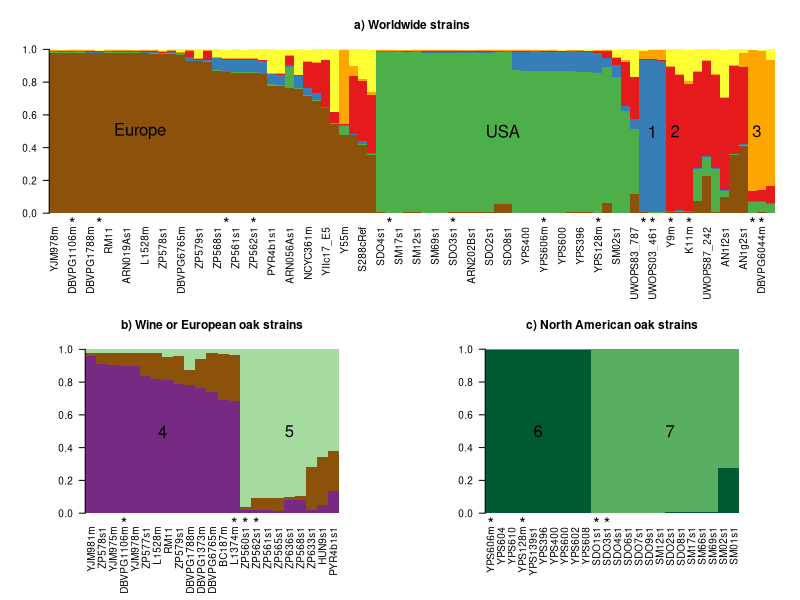

Here is the R script that generated this plot:
# Edited Rcmds output from structurePrint.pl

pdf('figStructure.pdf')
layout(matrix(c(1,1,2,3), 2, 2, byrow = TRUE))

data<-read.table("allCensFrom_gfa2.infile.k6.structure.data")
attach(data)
x<-rbind(data[,6],data[,7],data[,8],data[,9],data[,10],data[,11])
par(mar=c(7, 4, 4, 2) + 0.1,cex=0.6,xpd=T)
#z<-barplot(x,beside=FALSE,col=c("#8c510a","#4daf4a","#377eb8","#e41a1c","orange","#ffff33"),names.arg=data[,2],las=2, border=NA,space=0,main='a) Worldwide, K=6',xaxs = "i")
z<-barplot(x,beside=FALSE,col=c("#8c510a","#4daf4a","#377eb8","#e41a1c","orange","#ffff33"),names.arg=data[,2],las=2, border=NA,space=0,main='a) Worldwide strains',xaxs = "i")

# show population names and numbers
par(cex=1)
text(10,0.5,"Europe")
text(50,0.5,"USA")
text(66.5,0.5,"1")
text(69,0.5,"2")
text(78,0.5,"3")

# show ref strains
text(z[which(data[,2]=="UWOPS03_461")],-0.04,"*")
text(z[which(data[,2]=="UWOPS05_217")],-0.04,"*")
#text(z[which(data[,2]=="UWOPS05_227")],-0.04,"*")
#text(z[which(data[,2]=="Y12m")],-0.04,"*")
text(z[which(data[,2]=="Y9m")],-0.04,"*")
text(z[which(data[,2]=="K11m")],-0.04,"*")
text(z[which(data[,2]=="NCYC110m")],-0.04,"*")
text(z[which(data[,2]=="DBVPG6044m")],-0.04,"*")

text(z[which(data[,2]=="L1374m")],-0.04,"*")
text(z[which(data[,2]=="DBVPG1106m")],-0.04,"*")
text(z[which(data[,2]=="ZP562s1")],-0.04,"*")
text(z[which(data[,2]=="ZP560s1")],-0.04,"*")
text(z[which(data[,2]=="YPS128m")],-0.04,"*")
text(z[which(data[,2]=="YPS606m")],-0.04,"*")
text(z[which(data[,2]=="SDO1s1")],-0.04,"*")
text(z[which(data[,2]=="SDO3s1")],-0.04,"*")


# Figure B
data<-read.table("allCensFrom_gfa2.infile.k3.structure.data")
attach(data)
x<-rbind(data[,6],data[,7],data[,8])
par(mar=c(7, 7, 4, 5) + 0.1,cex=0.6)
#barplot(x,beside=FALSE,col=c("#762a83","#8c510a","#a6dba0"),names.arg=data[,2],las=2, border=NA,space=0,main='b) Wine or European oaks, K=3',xaxs = "i")
barplot(x,beside=FALSE,col=c("#762a83","#8c510a","#a6dba0"),names.arg=data[,2],las=2, border=NA,space=0,main='b) Wine or European oak strains',xaxs = "i")


# show population names and numbers
par(cex=1)
text(7,0.5,"4")
text(18.5,0.5,"5")

# show ref strains
text(z[which(data[,2]=="L1374m")],-0.04,"*")
text(z[which(data[,2]=="DBVPG1106m")],-0.04,"*")
text(z[which(data[,2]=="ZP562s1")],-0.04,"*")
text(z[which(data[,2]=="ZP560s1")],-0.04,"*")
#text(z[which(data[,2]=="ZP636s1")],-0.04,"*")
#text(z[which(data[,2]=="ZP565s1")],-0.04,"*")
#text(z[which(data[,2]=="ZP561s1")],-0.04,"*")
#text(z[which(data[,2]=="BC187m")],-0.04,"*")
#text(z[which(data[,2]=="L1528m")],-0.04,"*")
#text(z[which(data[,2]=="DBVPG6765m")],-0.04,"*")
#text(z[which(data[,2]=="DBVPG1788m")],-0.04,"*")
#text(z[which(data[,2]=="DBVPG1373m")],-0.04,"*")
#text(z[which(data[,2]=="YJM981m")],-0.04,"*")
#text(z[which(data[,2]=="YJM978m")],-0.04,"*")
#text(z[which(data[,2]=="YJM975m")],-0.04,"*")
#text(z[which(data[,2]=="RM11")],-0.04,"*")

# Figure C
data<-read.table("allCensFrom_gfa2.infile.k2.structure.data")
attach(data)
x<-rbind(data[,6],data[,7])
par(mar=c(7, 7, 4, 5) + 0.1,cex=0.6)
#barplot(x,beside=FALSE,col=c("#005a32","#5aae61"),names.arg=data[,2],las=2, border=NA,space=0,main='c) North American oaks, K=2',xaxs = "i")
barplot(x,beside=FALSE,col=c("#005a32","#5aae61"),names.arg=data[,2],las=2, border=NA,space=0,main='c) North American oak strains',xaxs = "i")


# show population names and numbers
par(cex=1)
text(5,0.5,"6")
text(17.5,0.5,"7")

# show ref strains
text(z[which(data[,2]=="YPS128m")],-0.04,"*")
text(z[which(data[,2]=="YPS606m")],-0.04,"*")
text(z[which(data[,2]=="SDO1s1")],-0.04,"*")
text(z[which(data[,2]=="SDO3s1")],-0.04,"*")
#text(z[which(data[,2]=="SDO2s1")],-0.04,"*")
#text(z[which(data[,2]=="SDO4s1")],-0.04,"*")
#text(z[which(data[,2]=="SDO6s1")],-0.04,"*")
#text(z[which(data[,2]=="SDO7s1")],-0.04,"*")
#text(z[which(data[,2]=="SDO8s1")],-0.04,"*")
#text(z[which(data[,2]=="SDO9s1")],-0.04,"*")
#text(z[which(data[,2]=="SM12s1")],-0.04,"*")
#text(z[which(data[,2]=="SM17s1")],-0.04,"*")
#text(z[which(data[,2]=="SM66s1")],-0.04,"*")
#text(z[which(data[,2]=="SM69s1")],-0.04,"*")

